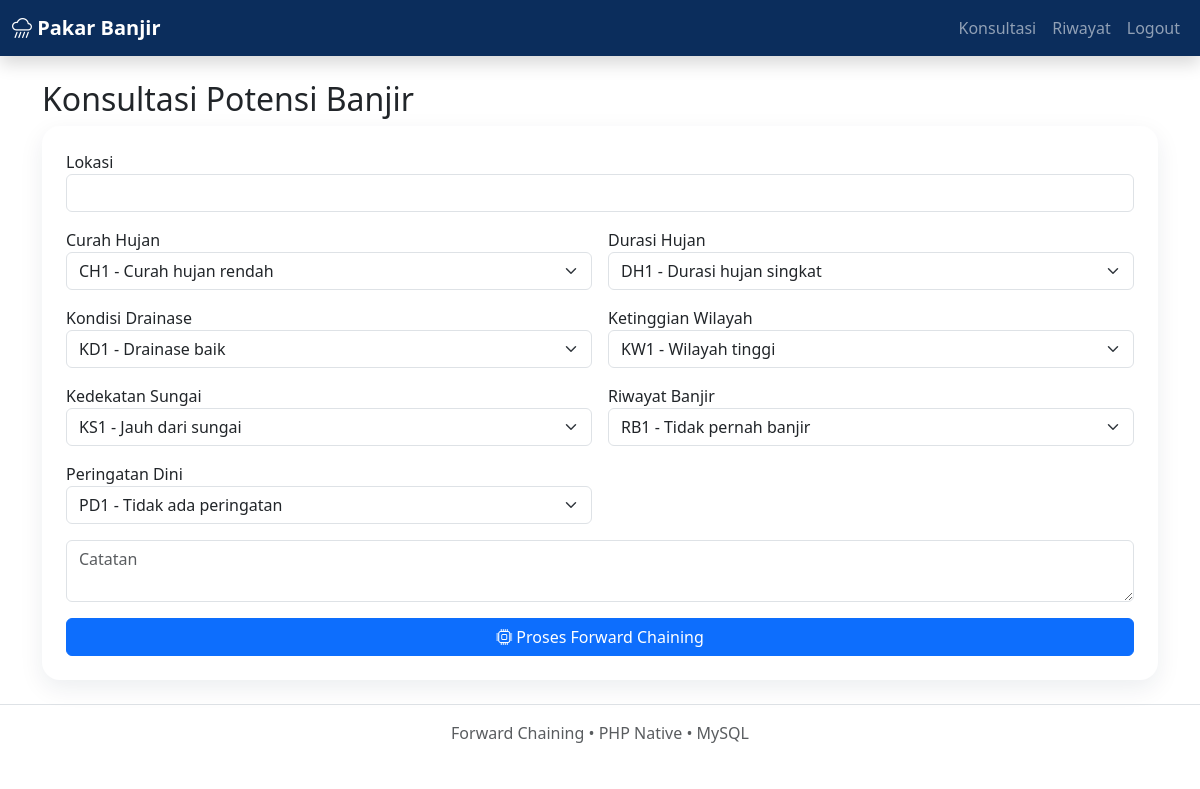
Screenshot of /konsultasi/index.php (signed in) with the database file from the repository.
### tables this page shows
CREATE TABLE variables(id INT AUTO_INCREMENT PRIMARY KEY,code VARCHAR(5) NOT NULL UNIQUE,name VARCHAR(80) NOT NULL,description TEXT);

### includes/functions.php (called while the page is built, shortened)
<?php
function e($v){ return htmlspecialchars((string)$v, ENT_QUOTES, 'UTF-8'); }

### konsultasi/index.php (the view)
<?php require_once __DIR__.'/../config/database.php'; require_once __DIR__.'/../includes/functions.php'; require_login(); $vars=$pdo->query('SELECT * FROM variables ORDER BY id')->fetchAll(); require_once __DIR__.'/../includes/header.php'; ?><div class="container"><h2>Konsultasi Potensi Banjir</h2><form class="card p-4" method="post" action="proses.php"><div class="mb-3"><label>Lokasi</label><input name="location" class="form-control" required></div><div class="row g-3"><?php foreach($vars as $v): $st=$pdo->prepare('SELECT * FROM symptoms WHERE variable_id=? ORDER BY id'); $st->execute([$v['id']]); ?><div class="col-md-6"><label><?=e($v['name'])?></label><select class="form-select" name="symptom[<?=$v['id']?>]" required><?php foreach($st->fetchAll() as $s): ?><option value="<?=$s['id']?>"><?=$s['code']?> - <?=$s['name']?></option><?php endforeach; ?></select></div><?php endforeach; ?></div><textarea class="form-control mt-3" name="notes" placeholder="Catatan"></textarea><button class="btn btn-primary mt-3"><i class="bi bi-cpu"></i> Proses Forward Chaining</button></form></div><?php require_once __DIR__.'/../includes/footer.php'; ?>

### assets/css/style.css (style rules this page uses)
:root { --primary:#0b2d5c;--soft:#f4f7fb }
.card { border:0;border-radius:18px;box-shadow:0 8px 24px rgba(15,35,70,.08) }

### rows the page displays
variables: name "Curah Hujan"
variables: name "Durasi Hujan"
variables: name "Kondisi Drainase"
variables: name "Ketinggian Wilayah"
variables: name "Kedekatan Sungai"
variables: name "Riwayat Banjir"
variables: name "Peringatan Dini"

### other values shown
form field value "CH1 - Curah hujan rendah"
form field value "DH1 - Durasi hujan singkat"
form field value "KD1 - Drainase baik"
form field value "KW1 - Wilayah tinggi"
form field value "KS1 - Jauh dari sungai"
form field value "RB1 - Tidak pernah banjir"
form field value "PD1 - Tidak ada peringatan"
